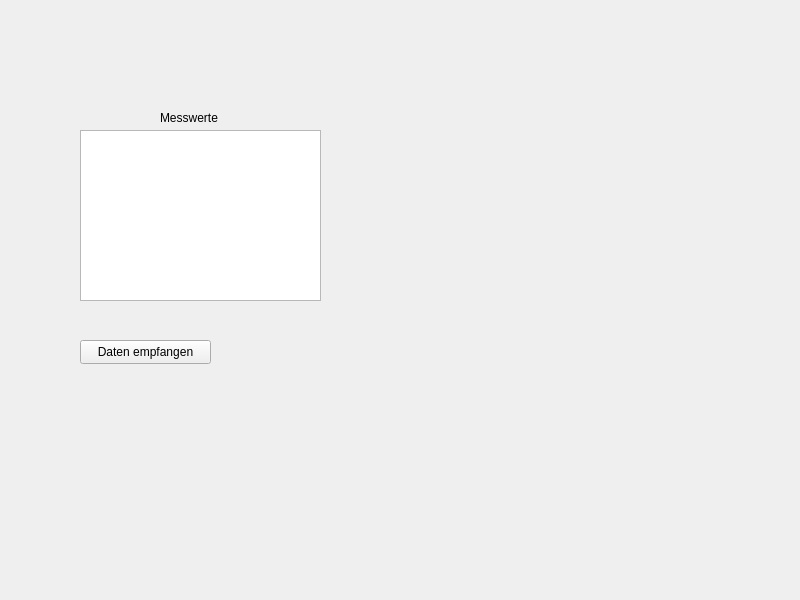
<?xml version="1.0" encoding="UTF-8"?>
<ui version="4.0">
 <class>Widget</class>
 <widget class="QWidget" name="Widget">
  <property name="geometry">
   <rect>
    <x>0</x>
    <y>0</y>
    <width>800</width>
    <height>600</height>
   </rect>
  </property>
  <property name="windowTitle">
   <string>Widget</string>
  </property>
  <widget class="QPlainTextEdit" name="edtMesswerte">
   <property name="geometry">
    <rect>
     <x>80</x>
     <y>130</y>
     <width>241</width>
     <height>171</height>
    </rect>
   </property>
   <property name="readOnly">
    <bool>true</bool>
   </property>
  </widget>
  <widget class="QLabel" name="labelMesswerte">
   <property name="geometry">
    <rect>
     <x>160</x>
     <y>110</y>
     <width>81</width>
     <height>16</height>
    </rect>
   </property>
   <property name="text">
    <string>Messwerte</string>
   </property>
  </widget>
  <widget class="QPushButton" name="btnGetData">
   <property name="geometry">
    <rect>
     <x>80</x>
     <y>340</y>
     <width>131</width>
     <height>24</height>
    </rect>
   </property>
   <property name="text">
    <string>Daten empfangen</string>
   </property>
  </widget>
 </widget>
 <resources/>
 <connections/>
</ui>
